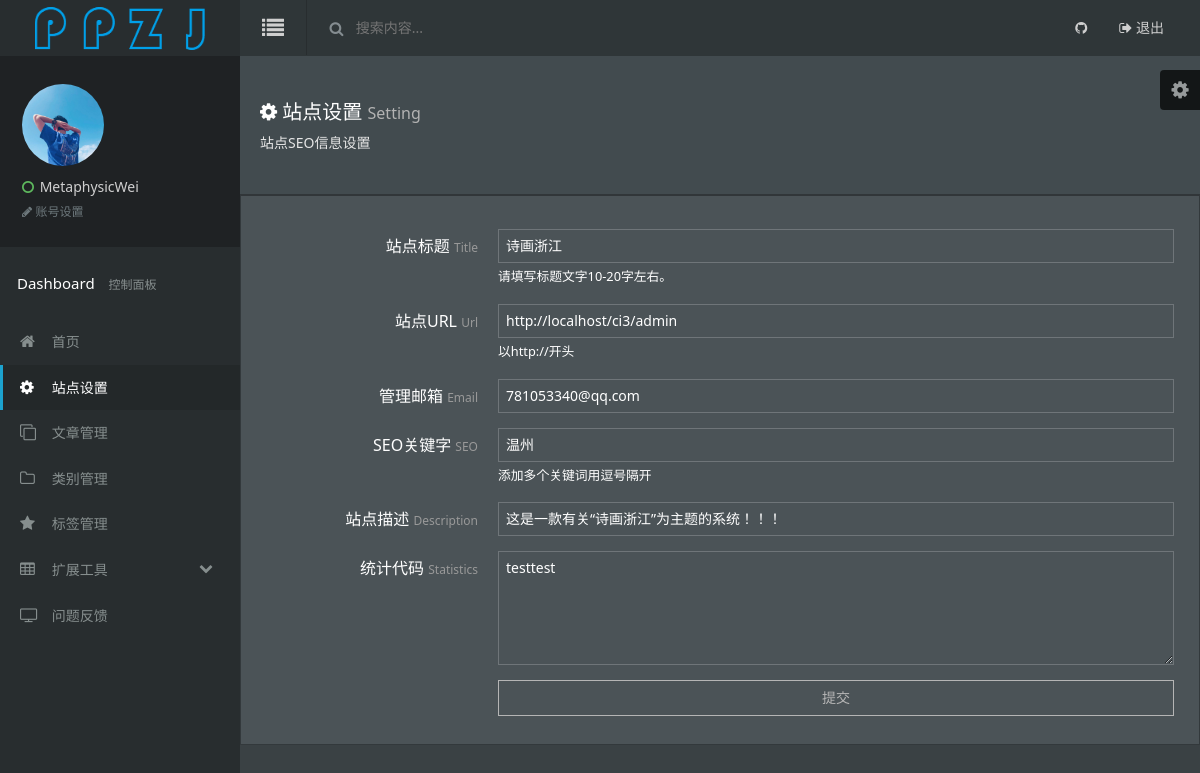
The app's page /index.php/admin/others/show_siteinfo with its own data.
### tables this page shows
CREATE TABLE `siteinfo` (
  `id` int(10) NOT NULL AUTO_INCREMENT,
  `url` varchar(128) DEFAULT NULL,
  `email` varchar(255) DEFAULT NULL,
  `title` text NOT NULL,
  `keywords` text,
  `description` text,
  `statistic` text,
  PRIMARY KEY (`id`)
);

### application/controllers/admin/Others.php (called while the page is built, shortened)
<?php
class Others extends CI_Controller {
	public function show_siteinfo()
	{
        $this->load->model('siteinfo_model');
        $data['data']= $this->siteinfo_model->getSiteInfo();
       $data['cur_title'] = array('','active','','','','','');
        $this->load->view('admin/header',$data);
        $this->load->view('admin/menu', $data);
        $this->load->view('admin/others_setinfo', $data);
        $this->load->view('admin/footer');
	}
}

### index.php (called while the page is built, shortened)
<?php
require_once BASEPATH.'core/CodeIgniter.php';

### application/models/siteinfo_model.php (called while the page is built, shortened)
<?php
class Siteinfo_model extends CI_Model {
	public function getSiteInfo($id=1){
		$sql="select * from siteinfo  where id = {$id}";
		$data=$this->db->query($sql)->result_array();
		return $data;
	}
}

### application/views/admin/others_setinfo.php (the view, shortened to what this page needs)
        <div class="tpl-content-wrapper">
            <div class="container-fluid am-cf">
                <div class="row">
                    <div class="am-u-sm-12 am-u-md-12 am-u-lg-9">
                        <div class="page-header-heading"><span class="am-icon-cog page-header-heading-icon"></span> 站点设置 <small>Setting</small></div>
                        <p class="page-header-description">站点SEO信息设置</p>
                    </div>
                </div>
            </div>
              <div class="row">
                    <div class="am-u-sm-12 am-u-md-12 am-u-lg-12">
                        <div class="widget am-cf">
                            <div class="widget-body am-fr">
                                <form class="am-form tpl-form-border-form tpl-form-border-br"  method="post" action="<?php echo site_url('admin/Others/set_siteinfo')?>">
                                  <?php foreach ($data as $key => $value):?>
                                    <div class="am-form-group">
                                        <label for="user-name" class="am-u-sm-3 am-form-label">站点标题 <span class="tpl-form-line-small-title">Title</span></label>
                                        <div class="am-u-sm-9">
                                            <input class="tpl-form-input" name="title" type="text" value="<?php echo $value['title'];?>">
                                            <small>请填写标题文字10-20字左右。</small>
                                        </div>
                                    </div>
                                    <div class="am-form-group">
                                        <label for="user-email" class="am-u-sm-3 am-form-label">站点URL <span class="tpl-form-line-small-title">Url</span></label>
                                        <div class="am-u-sm-9">
                                            <input class="am-form-field tpl-form-no-bg" name="url" type="text" value="<?php echo $value['url'];?>">
                                            <small>以http://开头</small>
                                        </div>
                                    </div>
                                    <div class="am-form-group">
                                        <label for="user-email" class="am-u-sm-3 am-form-label">管理邮箱 <span class="tpl-form-line-small-title">Email</span></label>
                                        <div class="am-u-sm-9">
                                            <input class="am-form-field tpl-form-no-bg" name="email" type="text" value="<?php echo $value['email'];?>">
                                        </div>
                                    </div>
                                    <div class="am-form-group">
                                        <label class="am-u-sm-3 am-form-label">SEO关键字 <span class="tpl-form-line-small-title">SEO</span></label>
                                        <div class="am-u-sm-9">
                                            <input name="keywords" type="text" value="<?php echo $value['keywords'];?>">
                                            <small>添加多个关键词用逗号隔开</small>
                                        </div>
                                    </div>
                                    <div class="am-form-group">
                                        <label for="user-weibo" class="am-u-sm-3 am-form-label">站点描述 <span class="tpl-form-line-small-title">Description</span></label>
                                        <div class="am-u-sm-9">
                                            <input name="description" type="text" value="<?php echo $value['description'];?>">
                                        </div>
                                    </div>
                                    <div class="am-form-group">
                                        <label for="user-intro" class="am-u-sm-3 am-form-label">统计代码 <span class="tpl-form-line-small-title">Statistics</span></label>
                                        <div class="am-u-sm-9">
                                            <textarea class="" name="statistic" rows="5"><?php echo $value['statistic'];?></textarea>
                                        </div>
                                    </div>
                                    <div class="am-form-group">
                                        <div class="am-u-sm-9 am-u-sm-push-3">
                                            <button type="submit" name='subimit' class="am-btn am-btn-primary  am-btn-block tpl-btn-bg-color-success tpl-login-btn">提交</button>
                                        </div>
                                    </div>
                                </form>
                                <?php endforeach;  ?>
                            </div>
                        </div>
                    </div>
                </div>
</div>
        </div>

### records on screen
siteinfo: title "诗画浙江", url "http://localhost/ci3/admin", email "781053340@qq.com", keywords "温州", description "这是一款有关“诗画浙江”为主题的系统！！！", statistic "testtest"
